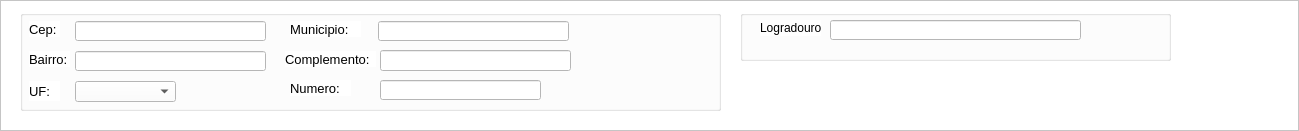
         <widget class="QFrame" name="frame_13">
          <property name="geometry">
           <rect>
            <x>10</x>
            <y>320</y>
            <width>1299</width>
            <height>131</height>
           </rect>
          </property>
          <property name="styleSheet">
           <string notr="true">background-color: rgb(255, 255, 255);</string>
          </property>
          <property name="frameShape">
           <enum>QFrame::StyledPanel</enum>
          </property>
          <property name="frameShadow">
           <enum>QFrame::Raised</enum>
          </property>
          <widget class="QPushButton" name="salvarCliente_3">
           <property name="geometry">
            <rect>
             <x>750</x>
             <y>80</y>
             <width>51</width>
             <height>41</height>
            </rect>
           </property>
           <property name="font">
            <font>
             <pointsize>8</pointsize>
             <weight>75</weight>
             <bold>true</bold>
            </font>
           </property>
           <property name="cursor">
            <cursorShape>PointingHandCursor</cursorShape>
           </property>
           <property name="focusPolicy">
            <enum>Qt::WheelFocus</enum>
           </property>
           <property name="toolTip">
            <string>Salvar novo Cliente</string>
           </property>
           <property name="styleSheet">
            <string notr="true"/>
           </property>
           <property name="text">
            <string/>
           </property>
           <property name="icon">
            <iconset>
             <normaloff>../Imagens/Savar.png</normaloff>../Imagens/Savar.png</iconset>
           </property>
           <property name="iconSize">
            <size>
             <width>93</width>
             <height>41</height>
            </size>
           </property>
           <property name="autoDefault">
            <bool>true</bool>
           </property>
           <property name="flat">
            <bool>true</bool>
           </property>
          </widget>
          <widget class="QPushButton" name="salvarCliente_4">
           <property name="geometry">
            <rect>
             <x>820</x>
             <y>80</y>
             <width>51</width>
             <height>41</height>
            </rect>
           </property>
           <property name="font">
            <font>
             <pointsize>8</pointsize>
             <weight>75</weight>
             <bold>true</bold>
            </font>
           </property>
           <property name="cursor">
            <cursorShape>PointingHandCursor</cursorShape>
           </property>
           <property name="focusPolicy">
            <enum>Qt::NoFocus</enum>
           </property>
           <property name="toolTip">
            <string>Limpar Formulario</string>
           </property>
           <property name="styleSheet">
            <string notr="true"/>
           </property>
           <property name="text">
            <string/>
           </property>
           <property name="icon">
            <iconset>
             <normaloff>../Imagens/Atualizar.png</normaloff>../Imagens/Atualizar.png</iconset>
           </property>
           <property name="iconSize">
            <size>
             <width>93</width>
             <height>41</height>
            </size>
           </property>
           <property name="autoDefault">
            <bool>true</bool>
           </property>
           <property name="flat">
            <bool>true</bool>
           </property>
          </widget>
          <widget class="QGroupBox" name="groupBox_25">
           <property name="geometry">
            <rect>
             <x>20</x>
             <y>10</y>
             <width>701</width>
             <height>101</height>
            </rect>
           </property>
           <property name="title">
            <string/>
           </property>
           <widget class="QLabel" name="label_81">
            <property name="geometry">
             <rect>
              <x>9</x>
              <y>41</y>
              <width>41</width>
              <height>16</height>
             </rect>
            </property>
            <property name="font">
             <font>
              <family>Arial</family>
              <pointsize>10</pointsize>
             </font>
            </property>
            <property name="text">
             <string>Bairro:</string>
            </property>
           </widget>
           <widget class="QComboBox" name="catCliente_4">
            <property name="geometry">
             <rect>
              <x>55</x>
              <y>71</y>
              <width>101</width>
              <height>21</height>
             </rect>
            </property>
            <property name="cursor">
             <cursorShape>PointingHandCursor</cursorShape>
            </property>
            <property name="styleSheet">
             <string notr="true">background-color: rgb(255, 255, 255);</string>
            </property>
           </widget>
           <widget class="QLineEdit" name="cpfCliente_2">
            <property name="geometry">
             <rect>
              <x>55</x>
              <y>11</y>
              <width>191</width>
              <height>20</height>
             </rect>
            </property>
            <property name="font">
             <font>
              <pointsize>10</pointsize>
             </font>
            </property>
            <property name="styleSheet">
             <string notr="true">background-color: rgb(255, 255, 255);</string>
            </property>
            <property name="text">
             <string/>
            </property>
           </widget>
           <widget class="QLineEdit" name="rgCliente_2">
            <property name="geometry">
             <rect>
              <x>55</x>
              <y>41</y>
              <width>191</width>
              <height>20</height>
             </rect>
            </property>
            <property name="font">
             <font>
              <pointsize>10</pointsize>
             </font>
            </property>
            <property name="styleSheet">
             <string notr="true">background-color: rgb(255, 255, 255);</string>
            </property>
            <property name="text">
             <string/>
            </property>
           </widget>
           <widget class="QLabel" name="label_83">
            <property name="geometry">
             <rect>
              <x>265</x>
              <y>41</y>
              <width>91</width>
              <height>16</height>
             </rect>
            </property>
            <property name="font">
             <font>
              <family>Arial</family>
              <pointsize>10</pointsize>
             </font>
            </property>
            <property name="text">
             <string>Complemento:</string>
            </property>
           </widget>
           <widget class="QLabel" name="label_82">
            <property name="geometry">
             <rect>
              <x>270</x>
              <y>11</y>
              <width>71</width>
              <height>16</height>
             </rect>
            </property>
            <property name="font">
             <font>
              <family>Arial</family>
              <pointsize>10</pointsize>
             </font>
            </property>
            <property name="text">
             <string>Municipio:</string>
            </property>
           </widget>
           <widget class="QLineEdit" name="inscrCliente_2">
            <property name="enabled">
             <bool>false</bool>
            </property>
            <property name="geometry">
             <rect>
              <x>358</x>
              <y>11</y>
              <width>191</width>
              <height>20</height>
             </rect>
            </property>
            <property name="styleSheet">
             <string notr="true">background-color: rgb(255, 255, 255);</string>
            </property>
           </widget>
           <widget class="QLabel" name="label_84">
            <property name="geometry">
             <rect>
              <x>9</x>
              <y>71</y>
              <width>31</width>
              <height>20</height>
             </rect>
            </property>
            <property name="font">
             <font>
              <family>Arial</family>
              <pointsize>10</pointsize>
             </font>
            </property>
            <property name="text">
             <string>UF:</string>
            </property>
           </widget>
           <widget class="QLabel" name="label_75">
            <property name="geometry">
             <rect>
              <x>9</x>
              <y>11</y>
              <width>31</width>
              <height>16</height>
             </rect>
            </property>
            <property name="font">
             <font>
              <family>Arial</family>
              <pointsize>10</pointsize>
             </font>
            </property>
            <property name="text">
             <string>Cep:</string>
            </property>
           </widget>
           <widget class="QLineEdit" name="incriMunoci_2">
            <property name="enabled">
             <bool>false</bool>
            </property>
            <property name="geometry">
             <rect>
              <x>360</x>
              <y>40</y>
              <width>191</width>
              <height>21</height>
             </rect>
            </property>
            <property name="styleSheet">
             <string notr="true">background-color: rgb(255, 255, 255);</string>
            </property>
           </widget>
           <widget class="QLineEdit" name="telCom_4">
            <property name="geometry">
             <rect>
              <x>360</x>
              <y>70</y>
              <width>161</width>
              <height>20</height>
             </rect>
            </property>
            <property name="font">
             <font>
              <pointsize>10</pointsize>
             </font>
            </property>
            <property name="styleSheet">
             <string notr="true">background-color: rgb(255, 255, 255);</string>
            </property>
            <property name="text">
             <string/>
            </property>
           </widget>
           <widget class="QLabel" name="label_95">
            <property name="geometry">
             <rect>
              <x>270</x>
              <y>70</y>
              <width>61</width>
              <height>16</height>
             </rect>
            </property>
            <property name="font">
             <font>
              <family>Arial</family>
              <pointsize>10</pointsize>
             </font>
            </property>
            <property name="text">
             <string>Numero:</string>
            </property>
           </widget>
          </widget>
          <widget class="QGroupBox" name="groupBox_27">
           <property name="geometry">
            <rect>
             <x>740</x>
             <y>10</y>
             <width>431</width>
             <height>51</height>
            </rect>
           </property>
           <property name="title">
            <string/>
           </property>
           <widget class="QLabel" name="label_12">
            <property name="geometry">
             <rect>
              <x>20</x>
              <y>10</y>
              <width>61</width>
              <height>16</height>
             </rect>
            </property>
            <property name="text">
             <string>Logradouro:</string>
            </property>
           </widget>
           <widget class="QLineEdit" name="telCell_3">
            <property name="geometry">
             <rect>
              <x>90</x>
              <y>10</y>
              <width>251</width>
              <height>20</height>
             </rect>
            </property>
            <property name="font">
             <font>
              <pointsize>10</pointsize>
             </font>
            </property>
            <property name="styleSheet">
             <string notr="true">background-color: rgb(255, 255, 255);</string>
            </property>
            <property name="text">
             <string/>
            </property>
           </widget>
          </widget>
         </widget>
